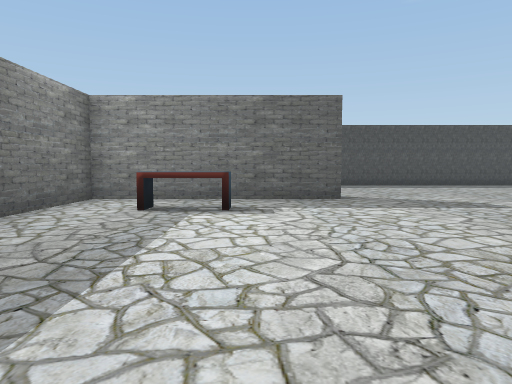
View 1 (above)

23 first-person views from a walk through a Unity game level. The camera is 1.3 m above the floor, tilts 4° down and sees 70° across. The floor is counted in squares, 2 m on a side. Each view is taken from the middle of a square. On the plan, view 1 faces up. The plan holds only what a view shows up to about 11 squares ahead; the rest is blank. The player character is not drawn.

View 2
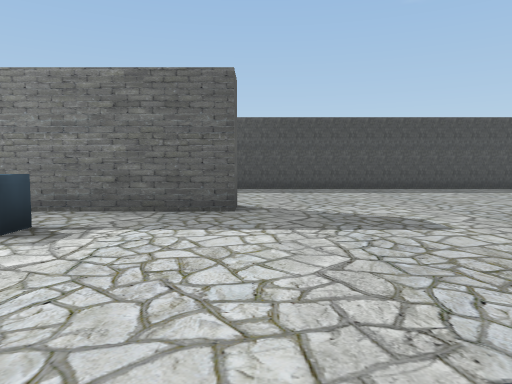

View 3
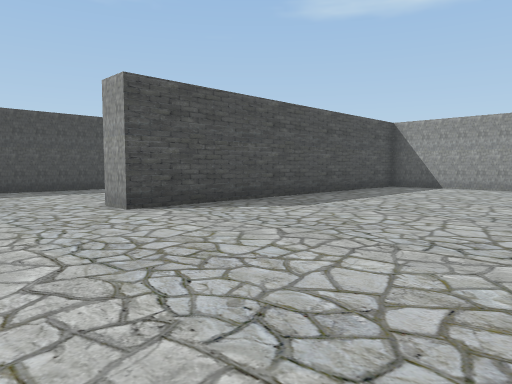

View 4
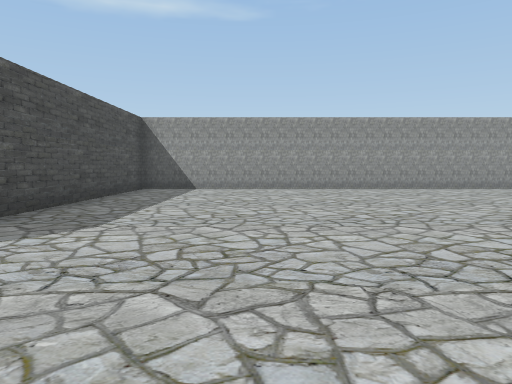

View 5
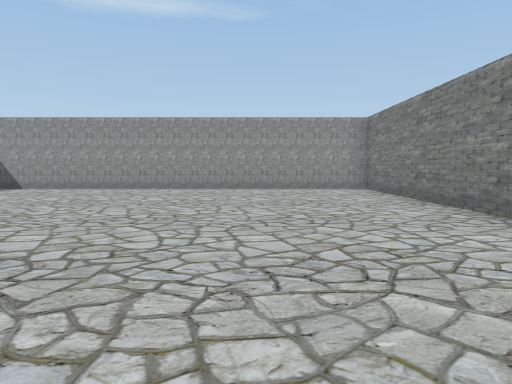

View 6
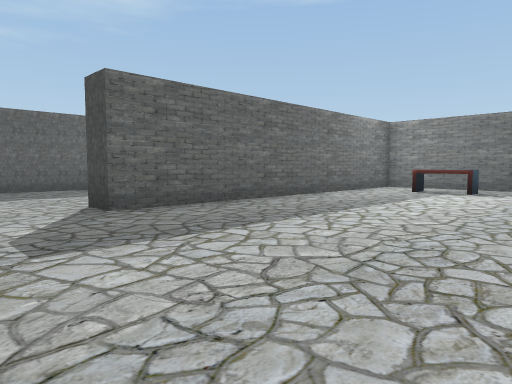

View 7
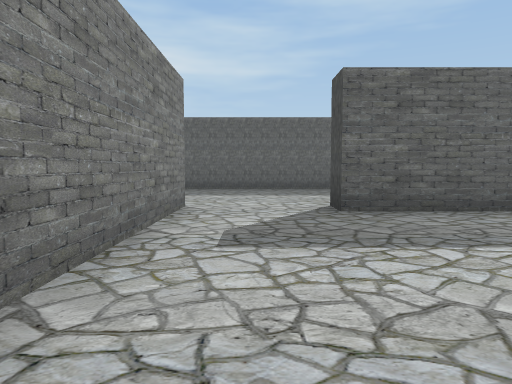

View 8
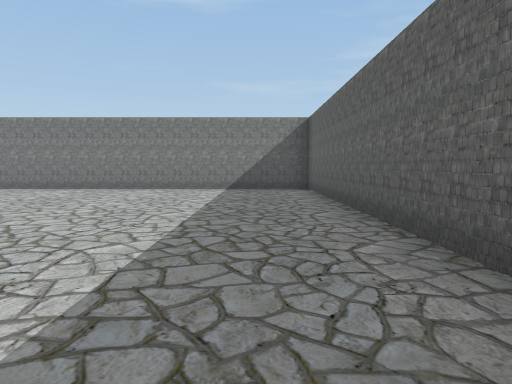

View 9
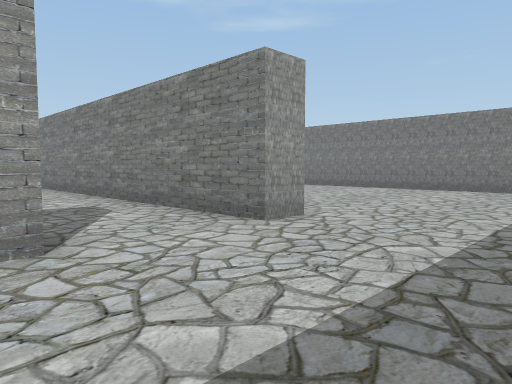

View 10
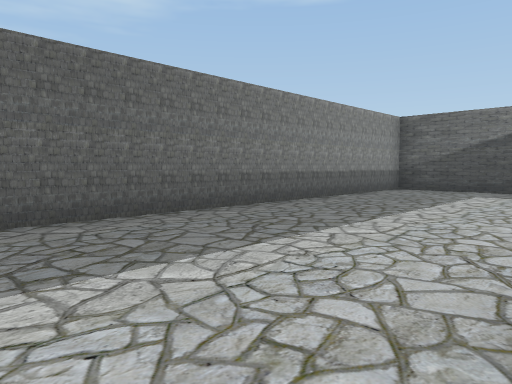

View 11
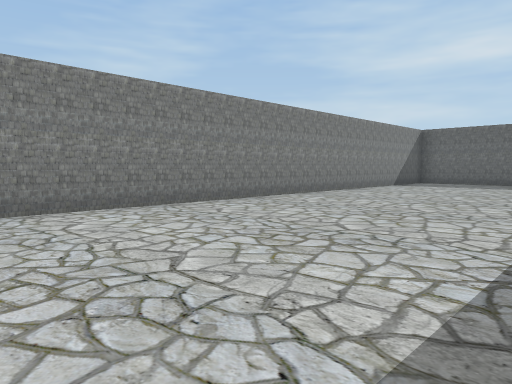

View 12
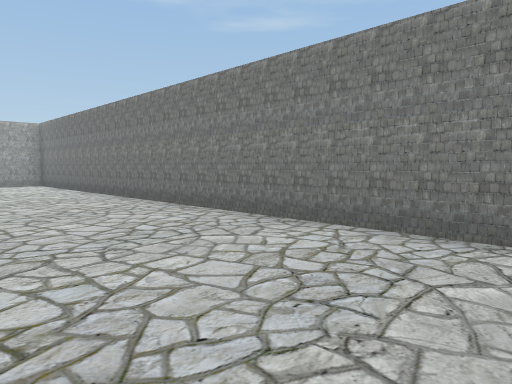

View 13
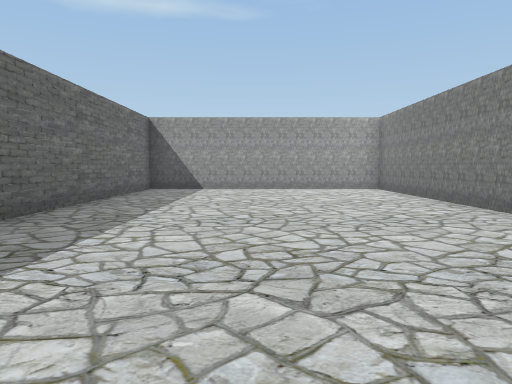

View 14
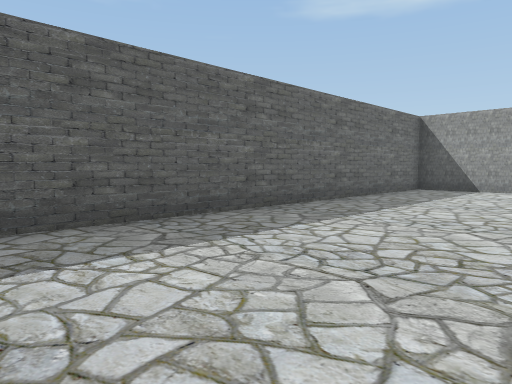

View 15
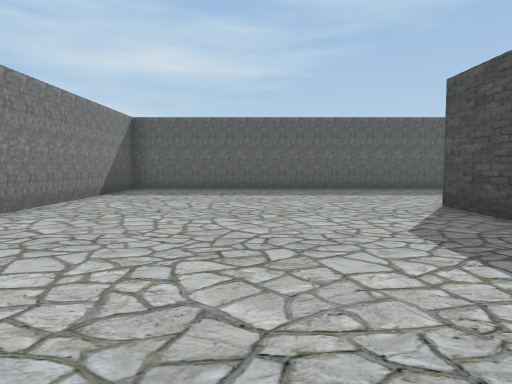

View 16
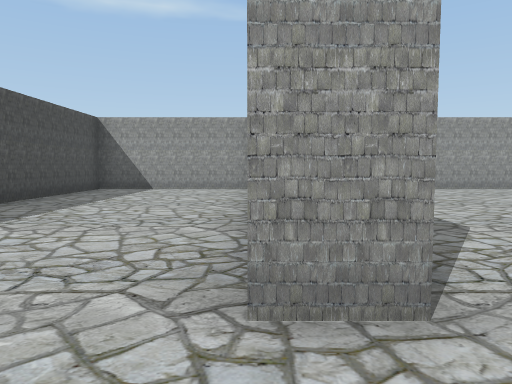

View 17
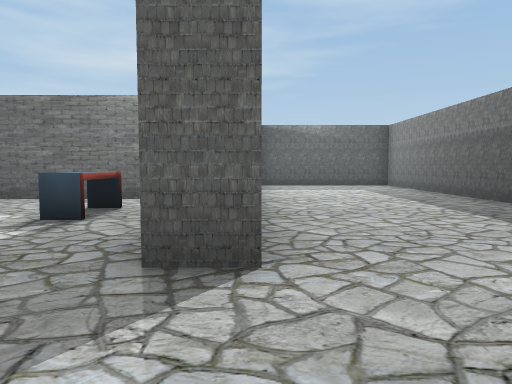

View 18
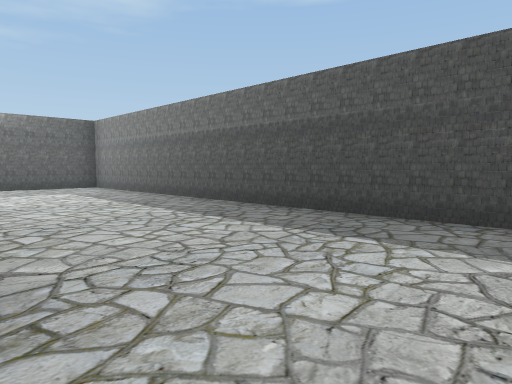

View 19
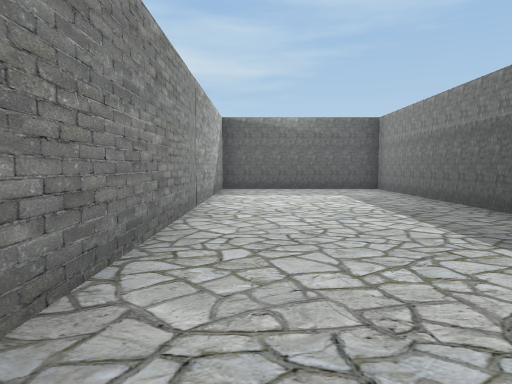

View 20
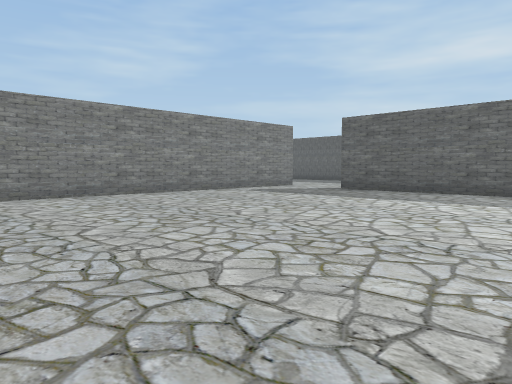

View 21
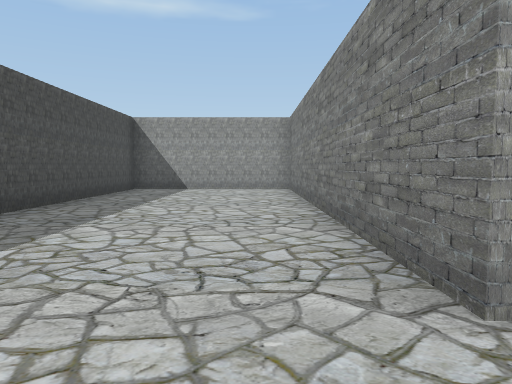

View 22
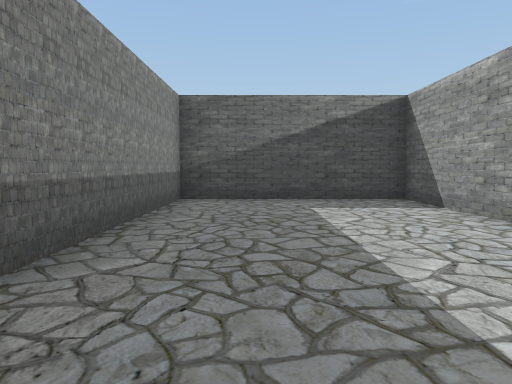

View 23
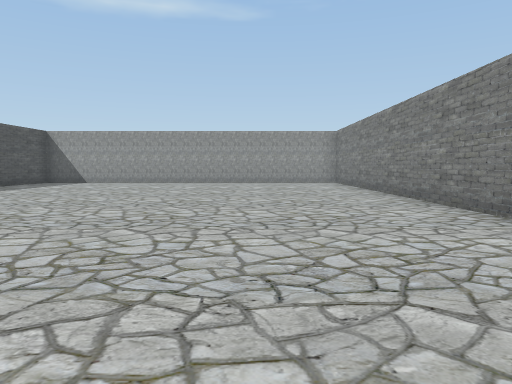

### Floor plan
Points are (right, up) in squares from view 1. A wall is a line through its corners. A room is listed if a view was taken in it or the views show most of it. See-through windows are left out.
Room 1 (views 1, 2, 3, 4, 5, 6, 7, 8, 9, 10, 11, 12, 13, 14, 15, 16, 17, 18, 19, 20, 21, 22, 23)
walls: (-2.2, -4.9) (-4, -4.9) (-4, -4.2) (15.5, -4.2) (15.5, 7.3) (6.5, 7.3) (6.5, 8) (15.5, 8) (15.5, 12.5) (-8.5, 12.5) (-8.5, 8) (0.8, 8); (1.7, 8.1) (1.7, 7.3) (-3.3, 7.3) (-3.3, -1.8) (-4.1, -1.8); (-4, 4.1) (-4, 7.3) (-8.5, 7.3) (-8.5, -11.5) (15.5, -11.5) (15.5, -4.9) (5.6, -4.9)
objects: bench (-1, 6)

Where each view was taken, in squares from view 1:
view 1: 0 up, 0 right, facing up
view 2: 2 up, 2 right, facing up
view 3: 2 up, 4 right, facing up-right
view 4: 4 up, 5 right, facing right
view 5: 1 down, 5 right, facing right
view 6: 4 down, 2 right, facing up-left
view 7: 3 down, 2 right, facing left
view 8: 1 down, 7 left, facing down
view 9: 1 down, 7 left, facing down-right
view 10: 3 down, 4 left, facing up-left
view 11: 6 down, 6 right, facing down-left
view 12: 8 down, 2 right, facing down-right
view 13: 8 down, 5 right, facing right
view 14: 9 down, 5 right, facing up-right
view 15: 8 down, 2 right, facing left
view 16: 8 up, 5 right, facing right
view 17: 8 up, 4 right, facing left
view 18: 8 up, 3 right, facing up-left
view 19: 9 up, 2 right, facing left
view 20: 4 up, 6 right, facing down-left
view 21: 9 up, 5 right, facing right
view 22: 0 up, 7 left, facing up
view 23: 1 down, 1 right, facing right
